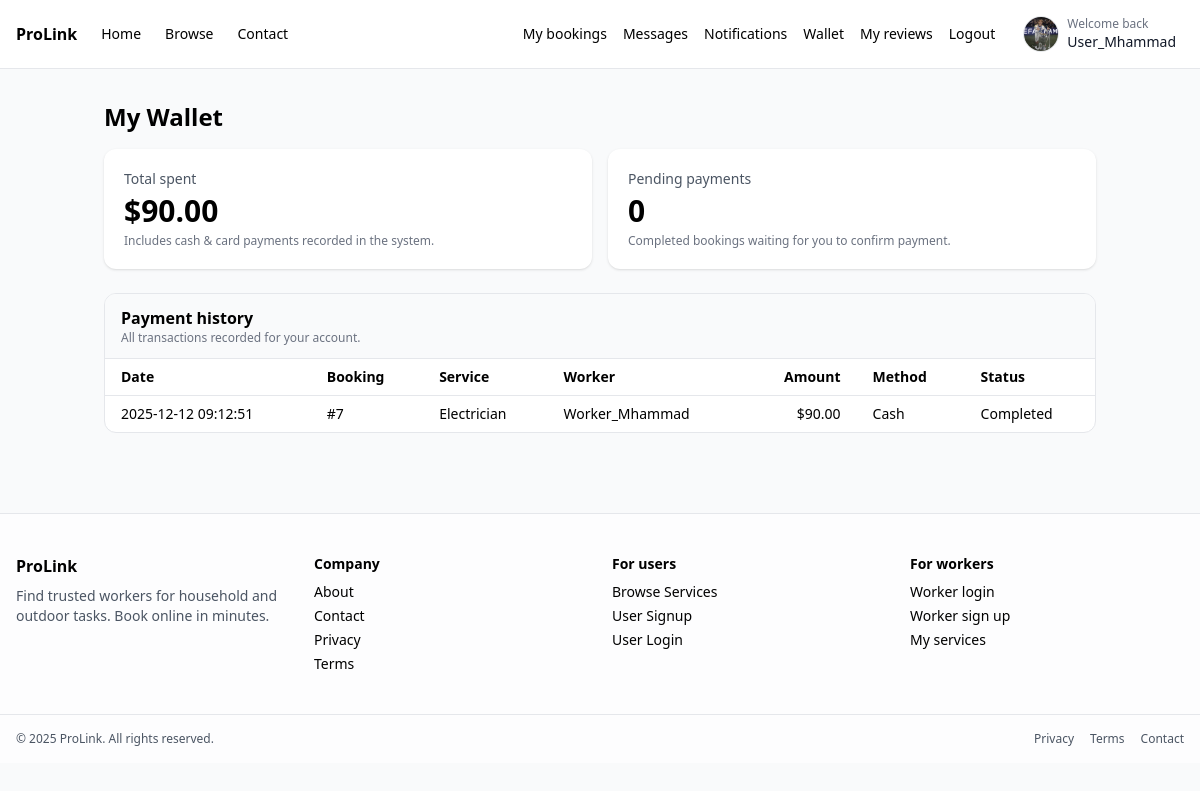
The app's page /user/wallet.php (signed in) with its own data.
### tables this page shows
CREATE TABLE `users` (
  `user_id` int(11) NOT NULL,
  `full_name` varchar(100) NOT NULL,
  `email` varchar(100) NOT NULL,
  `password` varchar(255) NOT NULL,
  `phone` varchar(20) DEFAULT NULL,
  `address` varchar(255) DEFAULT NULL,
  `profile_image` varchar(255) DEFAULT NULL,
  `created_at` timestamp NOT NULL DEFAULT current_timestamp()
);

CREATE TABLE `payments` (
  `payment_id` int(11) NOT NULL,
  `booking_id` int(11) NOT NULL,
  `user_id` int(11) NOT NULL,
  `worker_id` int(11) NOT NULL,
  `amount` decimal(10,2) NOT NULL,
  `method` enum('cash','card') NOT NULL,
  `status` enum('completed','failed') NOT NULL DEFAULT 'completed',
  `created_at` timestamp NOT NULL DEFAULT current_timestamp()
);

CREATE TABLE `services` (
  `service_id` int(11) NOT NULL,
  `worker_id` int(11) NOT NULL,
  `title` varchar(150) NOT NULL,
  `description` text NOT NULL,
  `category` varchar(100) NOT NULL,
  `price` decimal(10,2) NOT NULL,
  `location` varchar(150) DEFAULT NULL,
  `status` enum('active','inactive') DEFAULT 'active',
  `created_at` timestamp NOT NULL DEFAULT current_timestamp()
);

CREATE TABLE `workers` (
  `worker_id` int(11) NOT NULL,
  `full_name` varchar(100) NOT NULL,
  `email` varchar(100) NOT NULL,
  `password` varchar(255) NOT NULL,
  `phone` varchar(20) DEFAULT NULL,
  `skill_category` varchar(100) DEFAULT NULL,
  `hourly_rate` decimal(10,2) DEFAULT NULL,
  `bio` text DEFAULT NULL,
  `rating` float DEFAULT 0,
  `created_at` timestamp NOT NULL DEFAULT current_timestamp(),
  `status` enum('active','inactive') DEFAULT 'active',
  `profile_image` varchar(255) DEFAULT NULL
);

### user/wallet.php (the view, shortened to what this page needs)
<?php
$root = dirname(__DIR__);
$conn->set_charset('utf8mb4');
if (!function_exists('h')) {
  function h($v): string { return htmlspecialchars((string)$v, ENT_QUOTES, 'UTF-8'); }
}
$user_id = (int)$_SESSION['user_id'];
$totalSpent = 0.0;
$stmt = $conn->prepare("SELECT COALESCE(SUM(amount),0) AS total FROM payments WHERE user_id = ? AND status='completed'");
if ($stmt) {
  $stmt->bind_param('i', $user_id);
  $stmt->execute();
  $res = $stmt->get_result();
  $row = $res ? $res->fetch_assoc() : null;
  $totalSpent = (float)($row['total'] ?? 0);
}
$pending = [];
$history = [];
$sqlHistory = "
SELECT p.payment_id, p.booking_id, p.amount, p.method, p.status, p.created_at,
       s.title AS service_title,
       w.full_name AS worker_name
FROM payments p
JOIN bookings b ON b.booking_id = p.booking_id
JOIN services s ON s.service_id = b.service_id
JOIN workers w ON w.worker_id = p.worker_id
WHERE p.user_id = ?
ORDER BY p.created_at DESC";
$stmt = $conn->prepare($sqlHistory);
if ($stmt) {
  $stmt->bind_param('i', $user_id);
  $stmt->execute();
  $res = $stmt->get_result();
  if ($res) {
    while ($r = $res->fetch_assoc()) { $history[] = $r; }
  }
}
?>
<!DOCTYPE html>
<html lang="en">
<head>
  <script src="https://cdn.tailwindcss.com"></script>
</head>
<body class="bg-gray-50 min-h-screen">
  <?php if (is_file($root . '/partials/navbar.php')) include $root . '/partials/navbar.php'; ?>
  <div class="max-w-5xl mx-auto px-4 py-8">
    <h1 class="text-2xl font-bold mb-4">My Wallet</h1>
    <div class="grid grid-cols-1 md:grid-cols-2 gap-4 mb-6">
      <div class="bg-white rounded-xl shadow p-5">
        <div class="text-sm text-gray-600">Total spent</div>
        <div class="text-3xl font-semibold mt-1">$<?= number_format($totalSpent, 2) ?></div>
        <div class="text-xs text-gray-500 mt-1">Includes cash & card payments recorded in the system.</div>
      </div>
      <div class="bg-white rounded-xl shadow p-5">
        <div class="text-sm text-gray-600">Pending payments</div>
        <div class="text-3xl font-semibold mt-1"><?= count($pending) ?></div>
        <div class="text-xs text-gray-500 mt-1">Completed bookings waiting for you to confirm payment.</div>
      </div>
    </div>
    <div class="bg-white rounded-xl border overflow-hidden">
      <div class="px-4 py-3 border-b bg-gray-50">
        <div class="font-semibold">Payment history</div>
        <div class="text-xs text-gray-500">All transactions recorded for your account.</div>
      </div>
      <?php if (empty($history)): ?>
        <div class="p-4 text-gray-600">No payments recorded yet.</div>
      <?php else: ?>
        <div class="overflow-x-auto">
          <table class="min-w-full text-sm">
            <thead class="bg-white border-b">
              <tr>
                <th class="px-4 py-2 text-left">Date</th>
                <th class="px-4 py-2 text-left">Booking</th>
                <th class="px-4 py-2 text-left">Service</th>
                <th class="px-4 py-2 text-left">Worker</th>
                <th class="px-4 py-2 text-right">Amount</th>
                <th class="px-4 py-2 text-left">Method</th>
                <th class="px-4 py-2 text-left">Status</th>
              </tr>
            </thead>
            <tbody>
              <?php foreach ($history as $t): ?>
                <tr class="border-b last:border-0">
                  <td class="px-4 py-2"><?= h($t['created_at']) ?></td>
                  <td class="px-4 py-2">#<?= (int)$t['booking_id'] ?></td>
                  <td class="px-4 py-2"><?= h($t['service_title']) ?></td>
                  <td class="px-4 py-2"><?= h($t['worker_name']) ?></td>
                  <td class="px-4 py-2 text-right">$<?= number_format((float)$t['amount'], 2) ?></td>
                  <td class="px-4 py-2"><?= h(ucfirst((string)$t['method'])) ?></td>
                  <td class="px-4 py-2"><?= h(ucfirst((string)$t['status'])) ?></td>
                </tr>
              <?php endforeach; ?>
            </tbody>
          </table>
        </div>
      <?php endif; ?>
    </div>
  </div>
  <?php if (is_file($root . '/partials/footer.php')) include $root . '/partials/footer.php'; ?>
</body>
</html>

### partials/navbar.php (shortened to what this page needs)
<?php
$root = dirname(__DIR__);
$baseUrl = defined('BASE_URL') ? rtrim((string)BASE_URL, '/') : '/Prolink';
if (!function_exists('initials_from_name')) {
  function initials_from_name(string $name): string {
    $name = trim(str_replace('_', ' ', $name));
    $parts = preg_split('/\s+/', $name);
    $ini = '';
    foreach ($parts as $p) {
      $p = trim($p);
      $ini .= function_exists('mb_substr') ? mb_strtoupper(mb_substr($p, 0, 1)) : strtoupper(substr($p, 0, 1));
      $len = function_exists('mb_strlen') ? mb_strlen($ini) : strlen($ini);
      if ($len >= 2) break;
    }
    return $ini !== '' ? $ini : 'U';
  }
}
if (!function_exists('prolink_profile_image_from_db')) {
  function prolink_profile_image_from_db(?string $relPath, string $baseUrl, string $root): ?string {
    $relPath = trim((string)$relPath);
    $relPath = ltrim($relPath, '/');
    $fs = $root . '/' . $relPath;
    return $baseUrl . '/' . $relPath . '?v=' . @filemtime($fs);
  }
}
?>
<nav class="bg-white border-b">
  <div class="max-w-7xl mx-auto px-4 py-3 flex items-center justify-between">
    <div class="flex items-center gap-6">
      <a href="<?= h($baseUrl) ?>/" class="font-bold">ProLink</a>
      <a href="<?= h($baseUrl) ?>/" class="text-sm">Home</a>
      <a href="<?= h($baseUrl) ?>/browse.php" class="text-sm">Browse</a>
      <a href="<?= h($baseUrl) ?>/pages/contact.php" class="text-sm">Contact</a>
    </div>
    <div class="flex items-center gap-4">
      <?php if (!empty($_SESSION['user_id'])): ?>
        <?php
          $uid = (int)$_SESSION['user_id'];
          $displayName = 'User';
          $profileImageRel = null;
          $hasImgCol = (function_exists('col_exists') && isset($conn) && ($conn instanceof mysqli))
            ? col_exists($conn, 'users', 'profile_image')
            : false;
          if (isset($conn) && ($conn instanceof mysqli)) {
            if ($hasImgCol) {
              $st = @$conn->prepare('SELECT full_name, profile_image FROM users WHERE user_id=? LIMIT 1');
            } else {
              $st = @$conn->prepare('SELECT full_name FROM users WHERE user_id=? LIMIT 1');
            }
            if ($st) {
              @$st->bind_param('i', $uid);
              @$st->execute();
              $res = @$st->get_result();
              $row = $res ? $res->fetch_assoc() : null;
              if (!empty($row['full_name'])) $displayName = (string)$row['full_name'];
              if ($hasImgCol && !empty($row['profile_image'])) $profileImageRel = (string)$row['profile_image'];
            }
          }
          $imgUrl = prolink_profile_image_from_db($profileImageRel, $baseUrl, $root);
          $initials = initials_from_name($displayName);
        ?>
        <a class="text-sm" href="<?= h($baseUrl) ?>/user/my-bookings.php">My bookings</a>
        <a class="text-sm" href="<?= h($baseUrl) ?>/user/user-messages.php">Messages</a>
        <a class="text-sm" href="<?= h($baseUrl) ?>/user/notifications.php">Notifications</a>
        <a class="text-sm" href="<?= h($baseUrl) ?>/user/wallet.php">Wallet</a>
        <a class="text-sm" href="<?= h($baseUrl) ?>/user/my-reviews.php">My reviews</a>
        <a class="text-sm" href="<?= h($baseUrl) ?>/auth/logout.php">Logout</a>
        <a href="<?= h($baseUrl) ?>/user/profile.php"
           class="flex items-center gap-2 ml-1 px-2 py-1 rounded-full hover:bg-gray-50"
           title="Edit profile">
          <?php if (!empty($imgUrl)): ?>
            <img src="<?= h($imgUrl) ?>" alt="Profile" class="w-9 h-9 rounded-full object-cover border" />
          <?php else: ?>
            <div class="w-9 h-9 rounded-full bg-blue-600 text-white flex items-center justify-center text-xs font-semibold">
              <?= h($initials) ?>
            </div>
          <?php endif; ?>
          <div class="hidden md:block leading-tight">
            <div class="text-xs text-gray-500">Welcome back</div>
            <div class="text-sm font-medium text-gray-900 max-w-[180px] truncate"><?= h($displayName) ?></div>
          </div>
        </a>
      <?php elseif (!empty($_SESSION['admin_id'])): ?>
        <a class="text-sm" href="<?= h($baseUrl) ?>/admin/view-notifications.php">Notifications</a>
        <a class="text-sm" href="<?= h($baseUrl) ?>/auth/logout.php">Logout</a>
      <?php else: ?>
        <a class="text-sm" href="<?= h($baseUrl) ?>/auth/login.php">Login</a>
        <a class="text-sm bg-blue-600 text-white px-3 py-1 rounded" href="<?= h($baseUrl) ?>/auth/register.php">Sign up</a>
      <?php endif; ?>
    </div>
  </div>
</nav>

### records on screen
users: profile_image (picture), full_name "User_Mhammad"
payments: created_at "2025-12-12 09:12:51", booking "7", services.title "Electrician", worker.full_name "Worker_Mhammad", amount "90.00", method "Cash", status "Completed"

### other values on screen
$totalSpent "90.00"
count($pending) "0"
